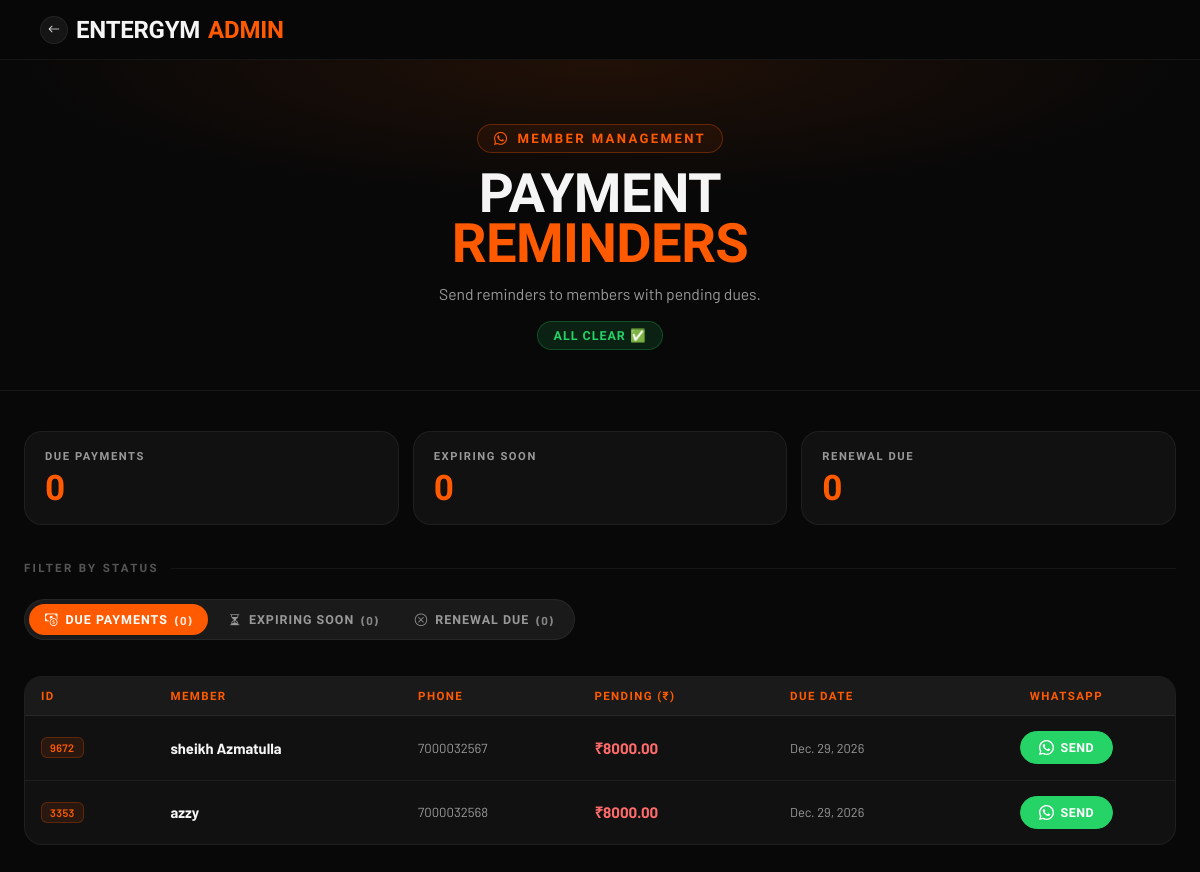
The page /admin-tools/whatsapp/ (signed in) on the database as committed earlier.
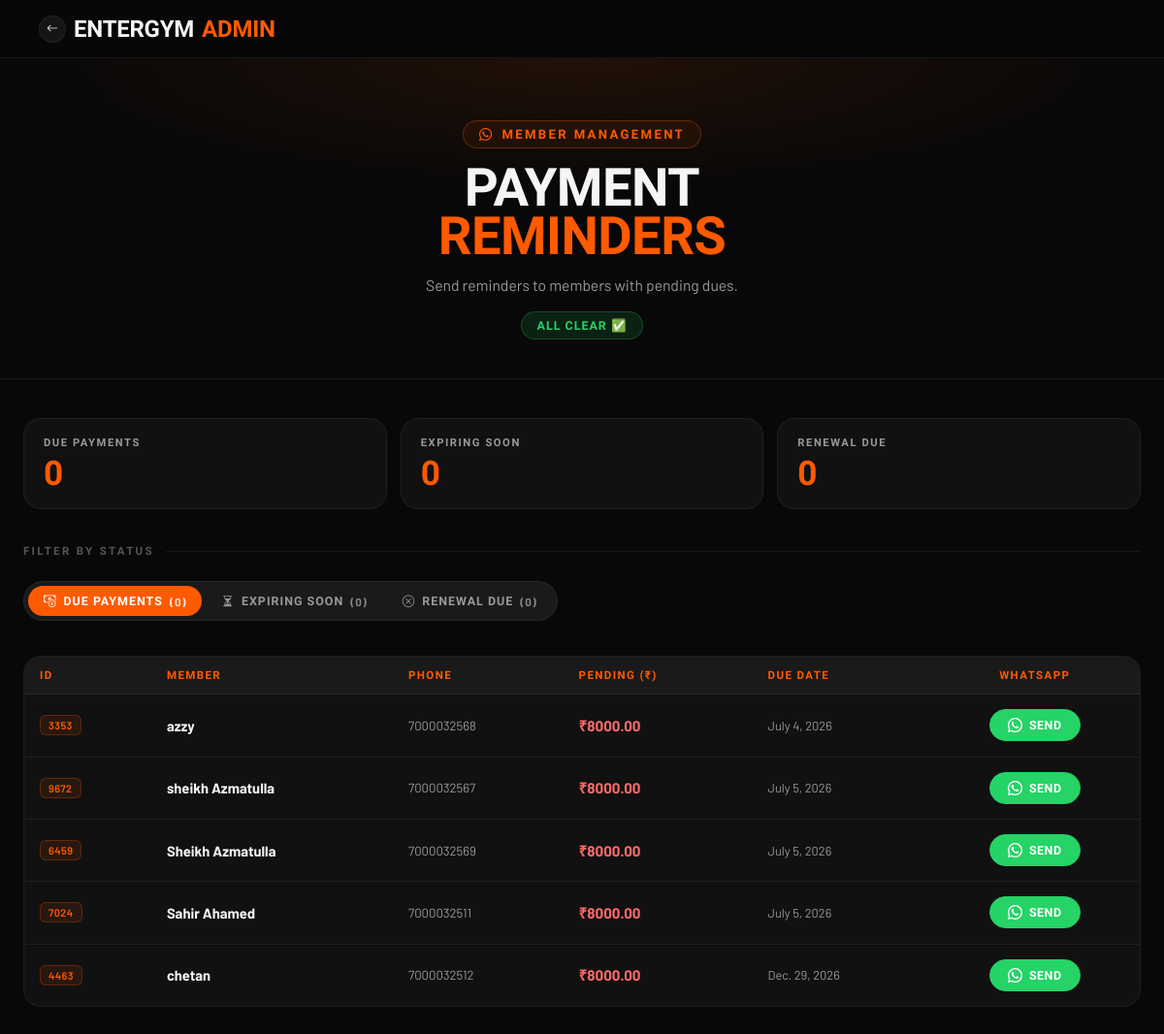
The same page on the database as committed later.
### AuthFit/models.py (models this page shows, shortened)
class Enrollment(models.Model):
    gym = models.ForeignKey(Gym, on_delete=models.CASCADE, db_index=True)
    objects = GymManager()
    GENDER_CHOICES = [('M', 'Male'), ('F', 'Female')]
    PAYMENT = [("Done", 'Done'), ("Pending", 'Pending')]
    METHOD = [('C', 'CASH'), ('U', 'UPI'), ('B', 'UPI + CASH')]
    SOURCE_CHOICES = [
        ("OWNER", "Owner"),
        ("MEMBER", "Member"),
    ]
    unique_id = models.CharField(max_length=10, editable=False, db_index=True)
    user = models.ForeignKey(
        User, on_delete=models.CASCADE, null=True, blank=True
    )
    profile_completed = models.BooleanField(default=False)
    source = models.CharField(max_length=10, choices=SOURCE_CHOICES, default="OWNER")
    fullname = models.CharField(max_length=25)
    email = models.EmailField(blank=True ,null=True)          # blank allowed — owner won't fill this
    gender = models.CharField(max_length=1, choices=GENDER_CHOICES, blank=True ,null=True)
    phone = models.CharField(max_length=10, db_index=True)   # primary lookup field now
    address = models.TextField(blank=True)
    reference = models.CharField(max_length=30, null=True, blank=True)
    selectPlan = models.ForeignKey(MembershipPlan, on_delete=models.CASCADE)
    trainer = models.ForeignKey(
        Trainer, on_delete=models.SET_NULL, null=True, blank=True
    )
    Amount = models.DecimalField(max_digits=10, decimal_places=2)
    paidAmount = models.DecimalField(default=0,max_digits=10,decimal_places=2,null=False)
    paymentDate = models.DateField(blank=True, null=True)
    paymentMethod = models.CharField(
        max_length=1, choices=METHOD, blank=True, null=True
    )
    pendingAmount = models.DecimalField(default=0,max_digits=10,decimal_places=2)
    pendingpaymentMethod = models.CharField(
        max_length=1, choices=METHOD, blank=True, null=True
    )
    pendingpaymentDate =  models.DateField(blank=True, null=True)
    paymentStatus = models.CharField(
        max_length=10, choices=PAYMENT, default="Pending"
    )
    last_expiry_notif_sent = models.DateField(null=True, blank=True)
    initial_invoice_generated = models.BooleanField(
        default=False,
        help_text="Set once the up-front payment collected during Quick Enrollment "
                "has been converted into a Payment + Invoice.",
    )
    doj = models.DateField(auto_now_add=True)
    DueDate = models.DateField(blank=True, null=True,db_index=True)
    created_at = models.DateTimeField(auto_now_add=True)
    is_active = models.BooleanField(default=True, db_index=True)
    face_enrolled = models.BooleanField(default=False)
    face_image = CloudinaryField('image', null=True, blank=True)
    face_embeddings = models.JSONField(default=list, blank=True)
    class Meta:
        unique_together = ('gym', 'unique_id')
        constraints = [
            models.UniqueConstraint(
                fields=['gym', 'phone'],
                condition=models.Q(user__isnull=True),
                name='unique_pending_enrollment_phone_per_gym',
            )
        ]
    @property
    def is_expired(self):
        if self.DueDate:
            return timezone.now().date() > self.DueDate
        return False
    @property
    def days_remaining(self):
        if self.DueDate:
            return (self.DueDate - timezone.now().date()).days
        return None

### AuthFit/views.py (the view, shortened to what this page needs)
# urls.py: path('admin-tools/whatsapp/', views.whatsapp_pending_users, name='whatsapp_pending'),
@_gym_staff_required
def whatsapp_pending_users(request):
    gym = getattr(request, 'gym', None)
    today = timezone.now().date()
    base_qs = Enrollment.objects.select_related("selectPlan", "gym", "trainer")
    if gym:
        base_qs = base_qs.filter(gym=gym)
    pending_qs = base_qs.filter(paymentStatus="Pending").order_by("DueDate")
    pending_with_links = []
    for e in pending_qs:
        gym_name = e.gym.gym_name if e.gym else "EnterGYM"
        msg = (
            f"Hello {e.fullname}! Reminder from {gym_name}: "
            f"your payment of Rs.{e.pendingAmount} is pending. "
            f"Please clear your dues at your earliest convenience. Thank you!"
        )
        pending_with_links.append({
            "enrollment": e,
            "wa_link":    f"https://wa.me/91{e.phone}?text={quote(msg)}",
            "panel_data": _panel_data(e, "due"),
        })
    expiring_cutoff = today + timedelta(days=2)
    expiring_qs = base_qs.filter(
        DueDate__gte=today,
        DueDate__lte=expiring_cutoff,
    ).order_by("DueDate")
    expiring_with_links = []
    for e in expiring_qs:
        gym_name = e.gym.gym_name if e.gym else "EnterGYM"
        msg = (
            f"Hello {e.fullname}! Reminder from {gym_name}: "
            f"your membership is expiring on {e.DueDate.strftime('%d %b %Y')}. "
            f"Please renew soon to avoid interruption. Thank you!"
        )
        expiring_with_links.append({
            "enrollment": e,
            "wa_link":    f"https://wa.me/91{e.phone}?text={quote(msg)}",
            "panel_data": _panel_data(e, "expiring"),
        })
    expired_qs = base_qs.filter(DueDate__lt=today).order_by("-DueDate")
    expired_with_links = []
    return render(request, "admin_whatsapp.html", {
        "pending": pending_with_links,
        "expiring_soon": expiring_with_links,
        "expired_members": expired_with_links,
        "pending_count": len(pending_with_links),
        "expiring_count": len(expiring_with_links),
        "expired_count": len(expired_with_links),
        "gym": gym,    })

### AuthFit/context_processors.py (called while the page is built, shortened)
def saas_config(request):
    return {
        'BASE_DOMAIN': os.environ.get('BASE_DOMAIN', 'entergym.in'),
    }

def _user_hash(uid: int) -> str:
    return hmac.new(
        settings.SECRET_KEY.encode("utf-8"),
        str(uid).encode("utf-8"),
        hashlib.sha256,
    ).hexdigest()[:16]

def _build_response(is_enrolled, already_marked, user_hash, request=None):
    config = {
        "isAuthenticated": request.user.is_authenticated if request else False,
        "isEnrolled":      bool(is_enrolled),
        "alreadyMarked":   bool(already_marked),
        "userHash":        user_hash,
    }
    return {
        "GYM_CONFIG_JSON": json.dumps(config),
        "is_enrolled":     bool(is_enrolled),
        "already_marked":  bool(already_marked),
    }

def gym_context(request):
    gym = getattr(request, 'gym', None)
    if gym is None:
        return {'gym': None, 'favicon_url': None, 'logo_url': None}

### Gym/mixins.py (called while the page is built)
    def get_queryset(self):
        return GymQuerySet(self.model, using=self._db)

### notifications/context_processors.py (called while the page is built)
def vapid_key(request):
    key = getattr(settings, "VAPID_PUBLIC_KEY", "")
    if not key:
        return {}
    return {"VAPID_PUBLIC_KEY": key}

### templates/admin_whatsapp.html (shortened to what this page needs)
{% load static custom_filters %}
<!doctype html>
<html lang="en">
  <head>
    <link
      rel="stylesheet"
      href="https://cdn.jsdelivr.net/npm/bootstrap-icons@1.11.1/font/bootstrap-icons.css"
    />
  </head>
  <body>
    <nav class="store-nav">
      <div class="nav-inner">
        <a class="nav-brand" href="/">
          <span class="back-icon"><i class="bi bi-arrow-left"></i></span>
          {{ request.gym.gym_name|default:"EnterGYM" }}
          <span class="acc">Admin</span>
        </a>
      </div>
    </nav>
    <header class="page-header">
      <div class="header-inner">
        <div class="header-eyebrow">
          <i class="bi bi-whatsapp"></i> Member Management
        </div>
        <h1 id="pageTitle">Payment <span class="accent" id="pageTitleAccent">Reminders</span></h1>
        <p id="pageDesc">Send reminders to members with pending dues.</p>
        <span class="badge" id="statusBadge"></span>
      </div>
    </header>
    <div class="page-wrapper">
      <div class="summary-cards">
      <div class="summary-card">
        <div class="summary-card-label">Due Payments</div>
        <div class="summary-card-value">{{ pending_count|default:pending|length }}</div>
      </div>
      <div class="summary-card">
        <div class="summary-card-label">Expiring Soon</div>
        <div class="summary-card-value">{{ expiring_count|default:expiring_soon|length }}</div>
      </div>
      <div class="summary-card">
        <div class="summary-card-label">Renewal Due</div>
        <div class="summary-card-value">{{ expired_count|default:expired_members|length }}</div>
      </div>
    </div>
      <p class="section-label">Filter By Status</p>
      <div class="platform-tabs" id="reminder-tabs">
        <button class="tab-btn active" data-tab="due">
          <i class="bi bi-cash-coin"></i> Due Payments
          <span class="tab-count">({{ pending_count|default:pending|length }})</span>
        </button>
        <button class="tab-btn" data-tab="expiring">
          <i class="bi bi-hourglass-split"></i> Expiring Soon
          <span class="tab-count">({{ expiring_count|default:expiring_soon|length }})</span>
        </button>
        <button class="tab-btn" data-tab="expired">
          <i class="bi bi-x-circle"></i> Renewal Due
          <span class="tab-count">({{ expired_count|default:expired_members|length }})</span>
        </button>
      </div>
      <div id="tab-due" class="tab-panel active">
        {% if not pending %}
        <div class="empty-state">No pending payments</div>
        {% else %}
        <div class="table-wrap">
          <table>
            <thead>
              <tr>
                <th>ID</th>
                <th>Member</th>
                <th>Phone</th>
                <th>Pending (₹)</th>
                <th>Due Date</th>
                <th style="text-align: center">WhatsApp</th>
              </tr>
            </thead>
            <tbody>
              {% for item in pending %} {% with e=item.enrollment %}
              <tr class="clickable-row" data-json="{{ item.panel_data|data_json }}">
                <td><span class="cell-id">{{ e.unique_id }}</span></td>
                <td class="cell-name">{{ e.fullname }}</td>
                <td class="cell-phone">{{ e.phone }}</td>
                <td class="cell-amount">₹{{ e.pendingAmount }}</td>
                <td class="cell-due">
                  {{ e.DueDate|default:"—" }}
                </td>
                <td style="text-align: center">
                  <a class="wa-btn" href="{{ item.wa_link }}" target="_blank">
                    Send
                  </a>
                </td>
              </tr>
              {% endwith %} {% endfor %}
            </tbody>
          </table>
        </div>
        {% endif %}
      </div>
    </div>
  </body>
</html>

Rows that differ between the two databases and show on the page:
changed Enrollment "azzy": enrollment.DueDate "Dec. 29, 2026" → "July 4, 2026"; moves up the list
changed Enrollment "sheikh Azmatulla": enrollment.DueDate "Dec. 29, 2026" → "July 5, 2026"
added Enrollment: enrollment.unique_id "6459", enrollment.fullname "Sheikh Azmatulla", enrollment.phone "7000032569", enrollment.pendingAmount "8000.00", enrollment.DueDate "July 5, 2026"
added Enrollment: enrollment.unique_id "7024", enrollment.fullname "Sahir Ahamed", enrollment.phone "7000032511", enrollment.pendingAmount "8000.00", enrollment.DueDate "July 5, 2026"
added Enrollment: enrollment.unique_id "4463", enrollment.fullname "chetan", enrollment.phone "7000032512", enrollment.pendingAmount "8000.00", enrollment.DueDate "Dec. 29, 2026"
